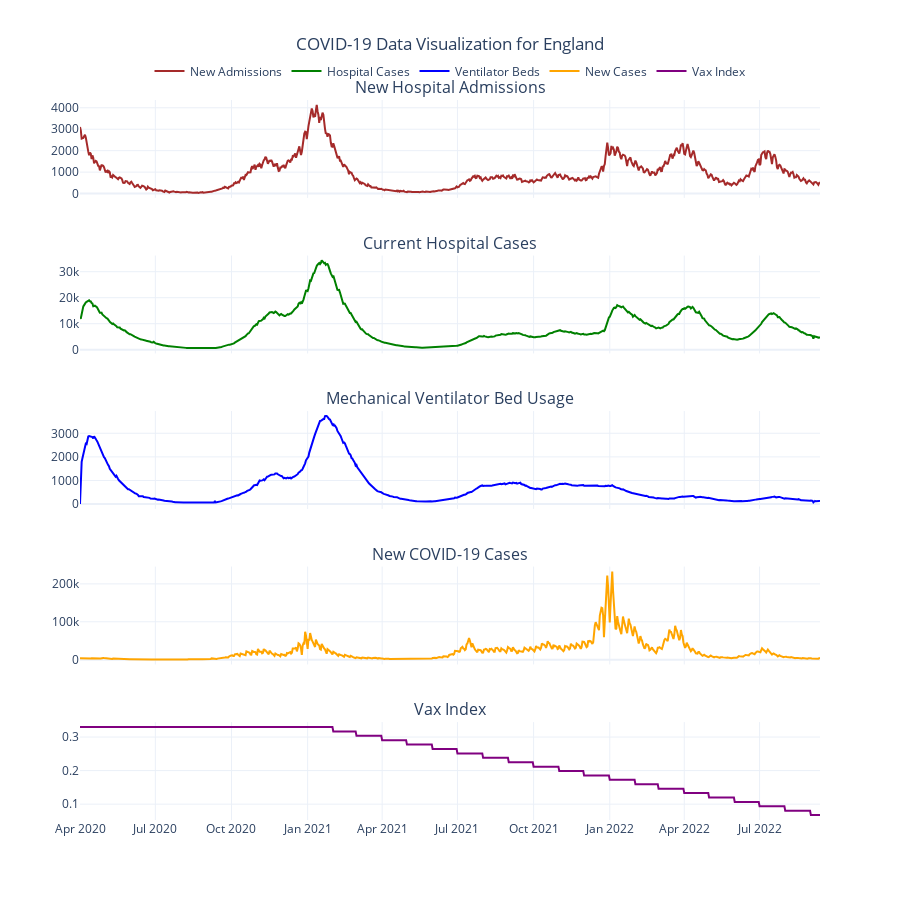

The notebook cell saved with this chart:
### Code cell
# %%
# Visualize key time series data
# Create a subplot with 5 rows to visualize different aspects of the data
fig = sp.make_subplots(
    rows=5, cols=1, 
    shared_xaxes=True, 
    subplot_titles=(
        'New Hospital Admissions', 
        'Current Hospital Cases',
        'Mechanical Ventilator Bed Usage',
        'New COVID-19 Cases',
        'Vax Index'
    ),
    vertical_spacing=0.08,
    row_heights=[0.2, 0.2, 0.2, 0.2, 0.2]
)

# Plot for New Hospital Admissions
fig.add_trace(go.Scatter(
    x=data['date'], 
    y=data['newAdmissions'], 
    line=dict(color='brown', width=2), 
    name='New Admissions'
), row=1, col=1)

# Plot for Current Hospital Cases
fig.add_trace(go.Scatter(
    x=data['date'], 
    y=data['hospitalCases'], 
    line=dict(color='green', width=2), 
    name='Hospital Cases'
), row=2, col=1)

# Plot for Mechanical Ventilators
fig.add_trace(go.Scatter(
    x=data['date'], 
    y=data['covidOccupiedMVBeds'], 
    line=dict(color='blue', width=2), 
    name='Ventilator Beds'
), row=3, col=1)

# Plot for New Cases
fig.add_trace(go.Scatter(
    x=data['date'], 
    y=data['new_confirmed'], 
    line=dict(color='orange', width=2), 
    name='New Cases'
), row=4, col=1)

# Plot for Vax Index
fig.add_trace(go.Scatter(
    x=data['date'], 
    y=data['Vax_index'], 
    line=dict(color='purple', width=2), 
    name='Vax Index'
), row=5, col=1)

# Update the layout
fig.update_layout(
    height=900, 
    width=900, 
    title_text="COVID-19 Data Visualization for England",
    title={"x": 0.5, "xanchor": "center"},
    showlegend=True,
    legend=dict(
        orientation="h",
        yanchor="bottom",
        y=1.02,
        xanchor="center",
        x=0.5
    )
)
# save the plot using write_image
# fig.write_image("../reports/figures/covid_data_visualization.png", scale=2)

fig.show()

### Figure 1 — Plotly figure (JSON) as saved in the notebook; plotly's stock layout.template omitted (floating-point values rounded to 4 significant figures; data arrays with more than 128 entries replaced by an {"elided": "..."} marker saying what was removed)
{"data": [{"line": {"color": "brown", "width": 2}, "name": "New Admissions", "type": "scatter", "x": {"elided": "895 str values"}, "xaxis": "x", "y": {"elided": "895 int values"}, "yaxis": "y"}, {"line": {"color": "green", "width": 2}, "name": "Hospital Cases", "type": "scatter", "x": {"elided": "895 str values"}, "xaxis": "x2", "y": {"elided": "895 float values"}, "yaxis": "y2"}, {"line": {"color": "blue", "width": 2}, "name": "Ventilator Beds", "type": "scatter", "x": {"elided": "895 str values"}, "xaxis": "x3", "y": {"elided": "895 float values"}, "yaxis": "y3"}, {"line": {"color": "orange", "width": 2}, "name": "New Cases", "type": "scatter", "x": {"elided": "895 str values"}, "xaxis": "x4", "y": {"elided": "895 float values"}, "yaxis": "y4"}, {"line": {"color": "purple", "width": 2}, "name": "Vax Index", "type": "scatter", "x": {"elided": "895 str values"}, "xaxis": "x5", "y": {"elided": "895 float values"}, "yaxis": "y5"}], "layout": {"annotations": [{"font": {"size": 16}, "showarrow": false, "text": "New Hospital Admissions", "x": 0.5, "xanchor": "center", "xref": "paper", "y": 1.0, "yanchor": "bottom", "yref": "paper"}, {"font": {"size": 16}, "showarrow": false, "text": "Current Hospital Cases", "x": 0.5, "xanchor": "center", "xref": "paper", "y": 0.784, "yanchor": "bottom", "yref": "paper"}, {"font": {"size": 16}, "showarrow": false, "text": "Mechanical Ventilator Bed Usage", "x": 0.5, "xanchor": "center", "xref": "paper", "y": 0.568, "yanchor": "bottom", "yref": "paper"}, {"font": {"size": 16}, "showarrow": false, "text": "New COVID-19 Cases", "x": 0.5, "xanchor": "center", "xref": "paper", "y": 0.352, "yanchor": "bottom", "yref": "paper"}, {"font": {"size": 16}, "showarrow": false, "text": "Vax Index", "x": 0.5, "xanchor": "center", "xref": "paper", "y": 0.136, "yanchor": "bottom", "yref": "paper"}], "height": 900, "legend": {"orientation": "h", "x": 0.5, "xanchor": "center", "y": 1.02, "yanchor": "bottom"}, "showlegend": true, "title": {"text": "COVID-19 Data Visualization for England", "x": 0.5, "xanchor": "center"}, "width": 900, "xaxis": {"anchor": "y", "domain": [0, 1], "matches": "x5", "showticklabels": false}, "xaxis2": {"anchor": "y2", "domain": [0, 1], "matches": "x5", "showticklabels": false}, "xaxis3": {"anchor": "y3", "domain": [0, 1], "matches": "x5", "showticklabels": false}, "xaxis4": {"anchor": "y4", "domain": [0, 1], "matches": "x5", "showticklabels": false}, "xaxis5": {"anchor": "y5", "domain": [0, 1]}, "yaxis": {"anchor": "x", "domain": [0.864, 1.0]}, "yaxis2": {"anchor": "x2", "domain": [0.648, 0.784]}, "yaxis3": {"anchor": "x3", "domain": [0.432, 0.568]}, "yaxis4": {"anchor": "x4", "domain": [0.216, 0.352]}, "yaxis5": {"anchor": "x5", "domain": [0, 0.136]}}}
